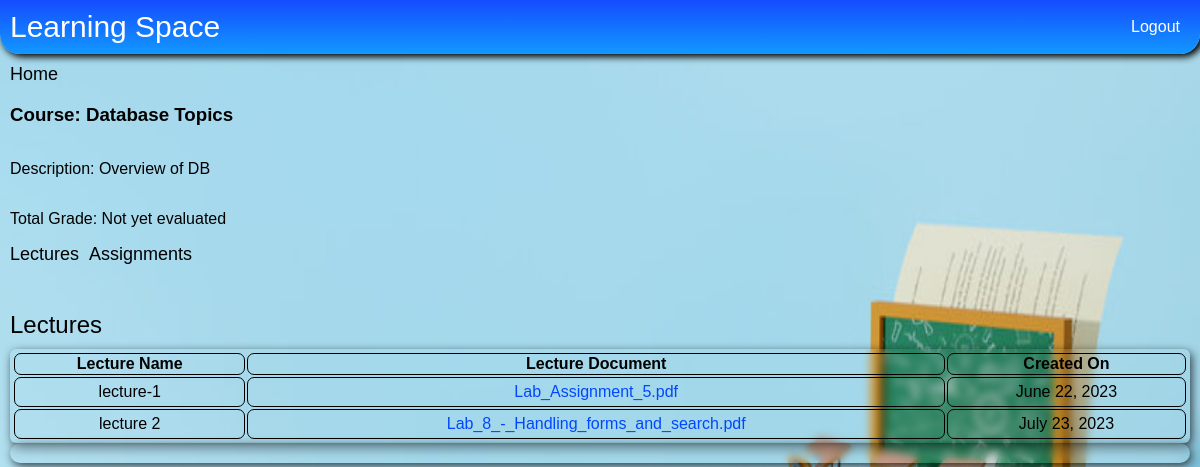
The app's page /student/course?course_id=1&request_notes=True (signed in) with its own data.
### e_learn/models.py (models this page shows)
class Course(models.Model):
    name = models.CharField(max_length=60)
    description = models.TextField(default=None, null=True, blank=True)
    institution = models.ForeignKey(Institution, on_delete=models.CASCADE)

class Notes(models.Model):
    name = models.TextField()
    course = models.ForeignKey(Course, on_delete=models.CASCADE)
    notes_doc = models.FileField(upload_to=get_file_path_notes)
    created_on = models.DateField(auto_now_add=True)
    class Meta:
        ordering = ["created_on"]

### e_learn/views.py (the view, shortened to what this page needs)
# urls.py: path('student/course', views.student_course_details, name='student_course_details'),
@login_required(login_url='login')
def student_course_details(request):
    send_data = {}
    template = "course_data_to_student.html"
    course_id = request.GET.get('course_id')
    course_data = None
    if course_id is not None or course_id != '':
        course_data = Course.objects.get(pk=course_id)
        final_grade = UserCourseRelation.objects.get(course=course_id, user=request.user).final_grade
        send_data["course_details"] = course_data
        send_data["final_grade"] = final_grade
    assignment_id = request.GET.get('assignment_id')
    req_notes = request.GET.get('request_notes')
    req_assignments = request.GET.get('request_assignments')
    req_specific_assignment = request.GET.get('req_specific_assignment')
    req_upload_doc = request.GET.get('upload_doc')
    requested_notes = False
    requested_assignments = False
    if req_notes is not None:
        requested_notes = True
        send_data['requested_notes'] = True
    elif req_assignments is not None:
        requested_assignments = True
        send_data['requested_assignments'] = True
    elif req_specific_assignment is not None:
        send_data["req_specific_assignment"] = True
    if req_specific_assignment is not None:
        user_assignment_data = get_user_assignment_data(request.user, assignment_id)
        send_data["assignment_data"] = user_assignment_data
        send_data["req_specific_assignment"] = True
        return render(request, template, send_data)
    if requested_notes:
        notes_data = course_notes(course_id)
        if notes_data is None:
            send_data['msg'] = "No notes created for this course."
            return render(request, template, send_data)
        send_data['notes_list'] = notes_data
        return render(request, template, send_data)
    return render(request, template, send_data)

### e_learn/views.py (called while the page is built)
def course_notes(course_id):
    try:
        notes_data = Notes.objects.filter(course=course_id)
        if len(notes_data) == 0 or notes_data is None:
            return None
        for notes in notes_data:
            notes.notes_doc = str(notes.notes_doc).split('/')[-1]
        return notes_data
    except Exception as e:
        return None

### e_learn/templates/course_data_to_student.html (shortened to what this page needs)
{% extends "base_loggedIn.html" %}
{% block body %}
    {% load static %}
    <link rel="stylesheet" type="text/css" href="{% static 'css/table_pages.css' %}"/>
    <link rel="stylesheet" type="text/css" href="{% static 'css/login.css' %}"/>
    <div class="course-list-page">
        <div class="course-list-header">
            <a href="{% url 'student_home' %}">Home</a>
        </div>
        <h3> Course: {{ course_details.name }}</h3>
        <p>Description: {{ course_details.description }}</p>
        {% if final_grade is not None %}
            <p>Total Grade: {{ final_grade }}</p>
        {% else %}
            <p>Total Grade: Not yet evaluated </p>
        {% endif %}
        <div class="course-list-header">
            <a href="{% url 'student_course_details' %}?course_id={{ course_details.id }}&request_notes=True">Lectures</a>
            <a href="{% url 'student_course_details' %}?course_id={{ course_details.id }}&request_assignments=True">Assignments</a>
        </div>
        <br>
        {% if requested_notes %}
            {% if notes_list %}
                <br>
                <div class="course-list-page">
                    <span class="title">Lectures</span>
                    <table class="table-class">
                        <thead>
                        <tr>
                            <th scope="col" style="border: 1px solid black;">Lecture Name</th>
                            <th scope="col" style="border: 1px solid black;">Lecture Document</th>
                            <th scope="col" style="border: 1px solid black;">Created On</th>
                        </tr>
                        </thead>
                        <tbody>
                        {% for notes in notes_list %}
                            <tr>
                                <td style="border: 1px solid black; padding: 5px" align="center"> {{ notes.name }} </td>
                                <td style="border: 1px solid black; padding: 5px" align="center">
                                    <a href="{% url 'download' %}?notes_id={{ notes.id }}"> {{ notes.notes_doc.name }} </a>
                                </td>
                                <td style="border: 1px solid black; padding: 5px"
                                    align="center"> {{ notes.created_on }} </td>
                            </tr>
                        {% endfor %}
                        </tbody>
                    </table>
                </div>
            {% endif %}
        {% endif %}
        <div class="section">
        </div>
    </div>
{% endblock %}

### e_learn/static/css/base_loggedIn.css (style rules this page uses)
body { margin: 0px; background-image: url('../assets/book.jpeg'); background-size: 100% 100%; background-repeat: no-repeat; background-position: center center; height: 100vh; width: 100vw; font-family: Arial, sans-serif; color: black; }

### e_learn/static/css/table_pages.css (style rules this page uses)
.course-list-page { display: flex; flex-direction: column; }
.course-list-page .course-list-header { display: flex; font-size: 18px; }
.course-list-page .course-list-header > a { text-decoration: none; color: #000000; padding-right: 10px; }
.course-list-page .title { font-size: 24px; padding: 10px 0; }
.course-list-page .table-class { border-radius: 6px; padding: 2px; backdrop-filter: blur(4px); -webkit-backdrop-filter: blur(4px); box-shadow: 2px 3px 10px 0px rgba(0, 0, 0, 0.71); -webkit-box-shadow: 2px 3px 10px 0px rgba(0, 0, 0, 0.71); -moz-box-shadow: 2px 3px 10px 0px rgba(0, 0, 0, 0.71); }
.course-list-page .table-class a { margin: 10px; border: none; align-self: center; text-decoration: none; color: #0047ff; cursor: pointer; outline: none; }
.course-list-page .table-class tr, .course-list-page .table-class th, .course-list-page .table-class td { border-radius: 7px; }
.course-list-page .section { display: flex; flex-direction: column; backdrop-filter: blur(4px); -webkit-backdrop-filter: blur(4px); border-radius: 10px; padding: 10px; box-shadow: 2px 3px 10px 0px rgba(0, 0, 0, 0.71); -webkit-box-shadow: 2px 3px 10px 0px rgba(0, 0, 0, 0.71); -moz-box-shadow: 2px 3px 10px 0px rgba(0, 0, 0, 0.71); }

### records on screen
Course: name "Database Topics", description "Overview of DB"
Notes: name "lecture-1", notes_doc.name "Lab_Assignment_5.pdf", created_on "June 22, 2023"
Notes: name "lecture 2", notes_doc.name "Lab_8_-_Handling_forms_and_search.pdf", created_on "July 23, 2023"
